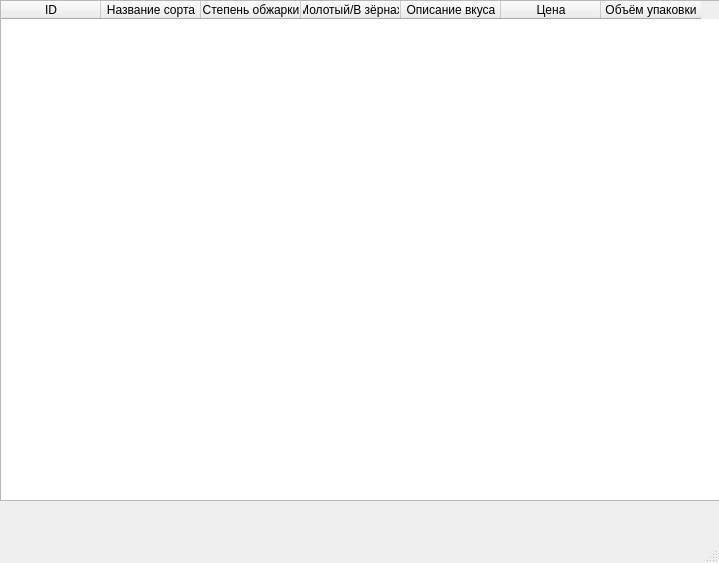
<?xml version="1.0" encoding="UTF-8"?>
<ui version="4.0">
 <class>MainWindow</class>
 <widget class="QMainWindow" name="MainWindow">
  <property name="geometry">
   <rect>
    <x>0</x>
    <y>0</y>
    <width>719</width>
    <height>563</height>
   </rect>
  </property>
  <property name="windowTitle">
   <string>Эспрессо</string>
  </property>
  <widget class="QWidget" name="centralwidget">
   <widget class="QTableWidget" name="tableWidget">
    <property name="geometry">
     <rect>
      <x>0</x>
      <y>0</y>
      <width>721</width>
      <height>501</height>
     </rect>
    </property>
    <column>
     <property name="text">
      <string>ID</string>
     </property>
    </column>
    <column>
     <property name="text">
      <string>Название сорта</string>
     </property>
    </column>
    <column>
     <property name="text">
      <string>Степень обжарки</string>
     </property>
    </column>
    <column>
     <property name="text">
      <string>Молотый/В зёрнах</string>
     </property>
    </column>
    <column>
     <property name="text">
      <string>Описание вкуса</string>
     </property>
    </column>
    <column>
     <property name="text">
      <string>Цена</string>
     </property>
    </column>
    <column>
     <property name="text">
      <string>Объём упаковки</string>
     </property>
    </column>
   </widget>
  </widget>
  <widget class="QMenuBar" name="menubar">
   <property name="geometry">
    <rect>
     <x>0</x>
     <y>0</y>
     <width>719</width>
     <height>21</height>
    </rect>
   </property>
  </widget>
  <widget class="QStatusBar" name="statusbar"/>
 </widget>
 <resources/>
 <connections/>
</ui>
